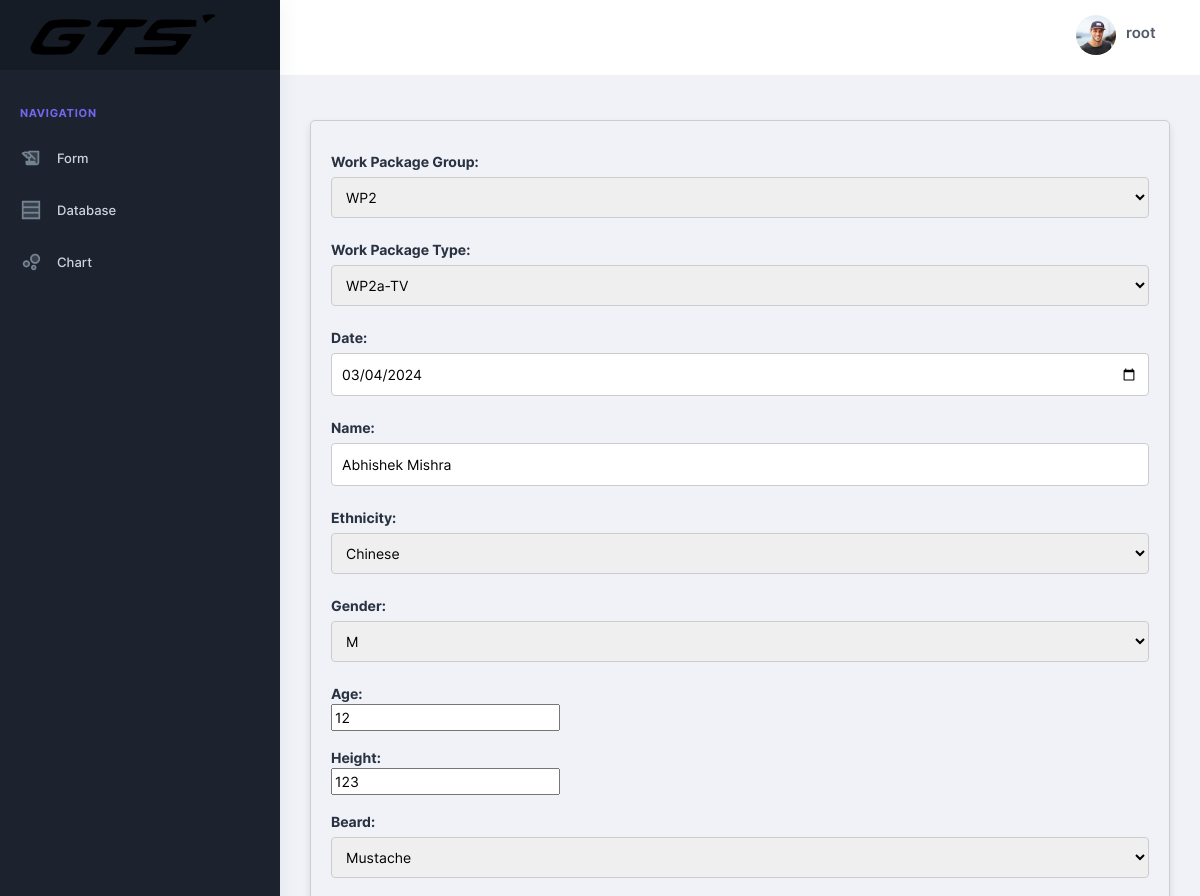
Before: /edit/2944/ (signed in, upper part) with the older database file.
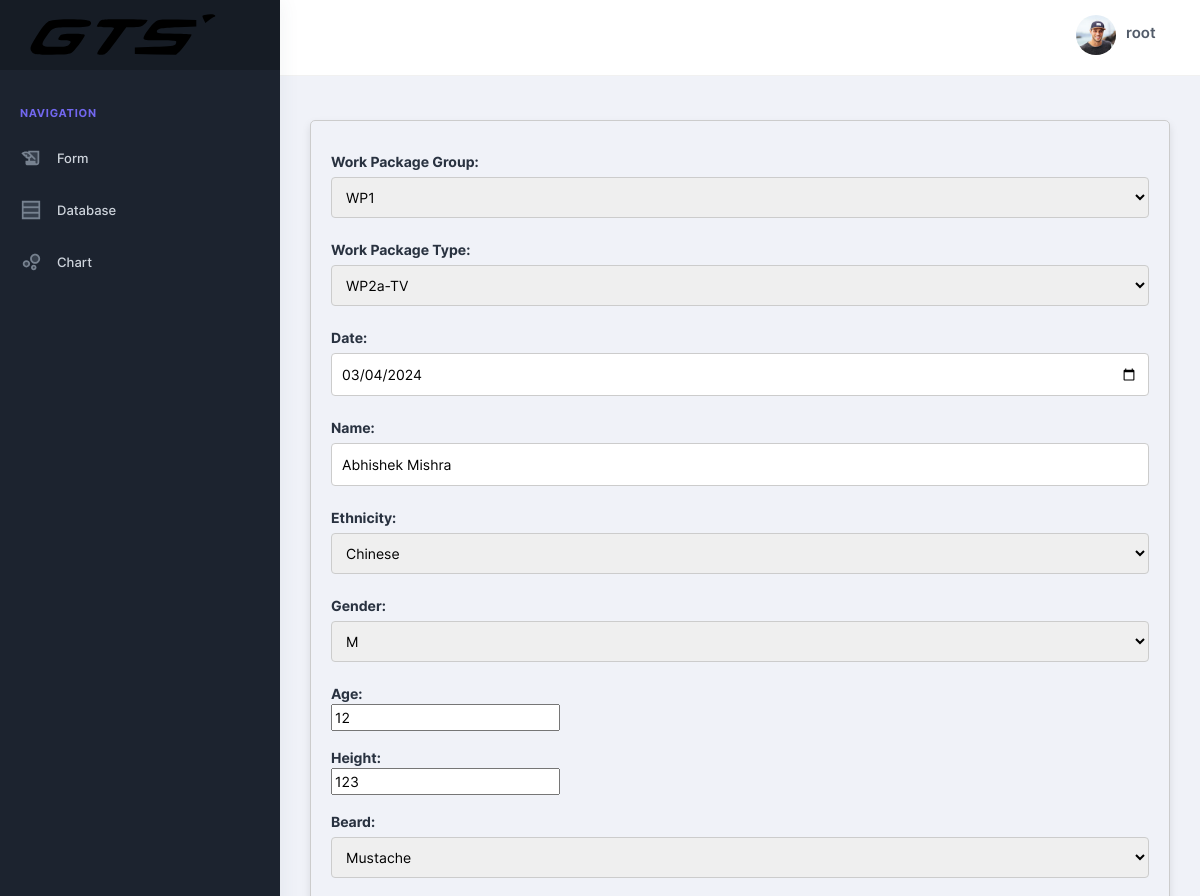
After: the same page with the newer database file.
### apps/home/models.py (models this page shows)
class RecordingDetail(models.Model):
    WPGs = [
        ('WP1','WP1'),
        ('WP2','WP2'),
        ('WP3','WP3'),
        ('WP4','WP4'),
        ('WP5','WP5'),
    ]
    WPTs = [
        ('WP1-TV','WP1-TV'),
        ('WP1-K','WP1-K'),
        ('WP2a-TV','WP2a-TV'),
        ('WP2b-TV','WP2b-TV'),
        ('WP2c-TV','WP2c-TV'),
        ('WP2a-K','WP2a-K'),
        ('WP2b-K','WP2c-K'),
        ('WP3-TV','WP3-TV'),
        ('WP3-K','WP3-K'),
        ('WP4-TV','WP4-TV'),
        ('WP4-K','WP4-K'),
        ('WP5-TV','WP5-TV'),
        ('WP5-K','WP5-K')
    ]
    RecordingStatus = [
        ('Completed','Completed'),
        ('Pending','Pending')
    ]
    CarStatus = [
        ('Static','Static'),
        ('Drive','Drive')
    ]
    Ethnicity = [
        ('Caucasian','Caucasian'),
        ('African','African'),
        ('Arab (Middle-East)','Arab (Middle-East)'),
        ('Asians (South-East)','Asians (South-East)'),
        ('Chinese','Chinese'),
        ('Latin/Hispanic','Latin/Hispanic'),
        ('Indian','Indian'),
        ('Others (mixed)','Others (mixed)')
    ]
    Gender = [
        ('M','M'),
        ('F','F')
    ]
    Beard = [
        ('Full beard','Full beard'),
        ('Mustache','Mustache'),
        ('Goatbeard','Goatbeard'),
        ('Henriquatre','Henriquatre')
    ]
    Hair = [
        ('Short hair','Short hair'),
        ('Middle long hair (covering ears, but not long enough to reach the shoulders)','Middle long hair (covering ears, but not long enough to reach the shoulders)'),
        ('Long hair (until shoulder or longer)','Long hair (until shoulder or longer)'),
        ('Bald head','Bald head')
    ]
    EyeColour = [
        ('brown','brown'),
        ('gray','gray'),
        ('blue','blue'),
        ('green','green')
    ]
    ClothingAccessoires = [
        ('Masks','Masks'),
        ('Scarfs','Scarfs'),
        ('Hands-free headset','Hands-free headset'),
        ('Head/Ear phones','Head/Ear phones'),
        ('Caps, hats, headscarf and turban','Caps, hats, headscarf and turban'),
        ('Headband','Headband'),
        ('Eyepatch','Eyepatch'),
        ('Earrings','Earrings'),
        ('Nose rings','Nose rings'),
        ('Piercings','Piercings')
    ]
    Glasses = [
        ('Glasses with anti-glare lenses','Glasses with anti-glare lenses'),
        ('Glasses with mirrored lenses','Glasses with mirrored lenses'),
        ('Sunglasses with IR protection in the band of frequency 780 nm – 1.400 nm','Sunglasses with IR protection in the band of frequency 780 nm – 1.400 nm'),
        ('Glasses with complete spectacle frame','Glasses with complete spectacle frame'),
        ('Metal-rimmed glasses','Metal-rimmed glasses'),
        ('Varifocal glasses with power ranging from –10 to +11','Varifocal glasses with power ranging from –10 to +11'),
        ('Glasses with cylindrical lenses for Astigmatism with power ranging from –10 to +11','Glasses with cylindrical lenses for Astigmatism with power ranging from –10 to +11'),
        ('Spherical contact lenses for Astigmatism with power ranging from  –10 to +11','Spherical contact lenses for Astigmatism with power ranging from  –10 to +11'),
        ('Sunglasses with tinted lenses','Sunglasses with tinted lenses')
    ]
    Makeup = [
        ('Makeup eyeliner','Makeup eyeliner'),
        ('Makeup mascara','Makeup mascara'),
        ('Makeup eye shadow','Makeup eye shadow'),
        ('Makeup false eyelashes','Makeup false eyelashes'),
        ('Cover makeup','Cover makeup')
    ]
    name = models.CharField(max_length=100)
    ethnicity=models.CharField(max_length=100,choices=Ethnicity)
    age = models.PositiveIntegerField()
    gender = models.CharField(max_length=10,choices=Gender)
    date = models.DateField(default=timezone.now)
    height = models.PositiveIntegerField()
    beard = models.CharField(max_length=100,choices=Beard,null=True)
    hair = models.CharField(max_length=100,choices=Hair)
    eyecolour = models.CharField(max_length=100,choices=EyeColour)
    workpackage = models.CharField(max_length=100,choices=WPGs)
    workpackagetype = models.CharField(max_length=100,choices=WPTs)
    carnumber = models.CharField(max_length=100,null=True)
    carstatus = models.CharField(max_length=100,choices=CarStatus,null=True)
    action = models.CharField(max_length=255,null=True)
    clothingaccessories=models.CharField(max_length=100,choices=ClothingAccessoires,null=True)
    glasses = models.CharField(max_length=100,choices=Glasses,null=True)
    makeup = models.CharField(max_length=100,choices=Makeup,null=True)
    recordingstatus=models.CharField(max_length=100,choices=RecordingStatus,null=True)
    created_by = models.ForeignKey(User,on_delete=models.CASCADE,null=False)

### apps/home/views.py (the view, shortened to what this page needs)
# urls.py: path('edit/<int:r_id>/',views.edit_form,name='edit_form'),
@login_required(login_url="/login/")
def edit_form(request,r_id):
    rec = RecordingDetail.objects.get(id=r_id)
    fm = RecordingDetailForm(instance=rec)
    return render(request,'home/ReForm.html',{'form':fm})

### apps/templates/home/ReForm.html (shortened to what this page needs)
{% extends "layouts/base.html" %}
{% block content %}
	<div class="pc-container">
		<div class="pcoded-content">
			<div class="form-container">
				<div class="row">
					<form action method="POST" novalidate>
						{{ form.as_p }}
					</form>
				</div>
			</div>
		</div>
	</div>
{% endblock content %}

Changed rows visible on the page:
changed RecordingDetail "WP2a-TV": workpackage "WP2" → "WP1"
